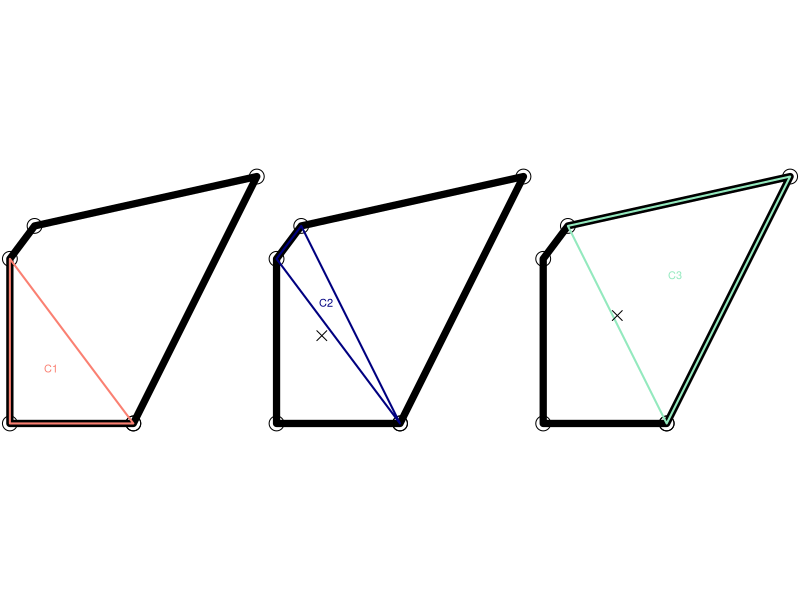
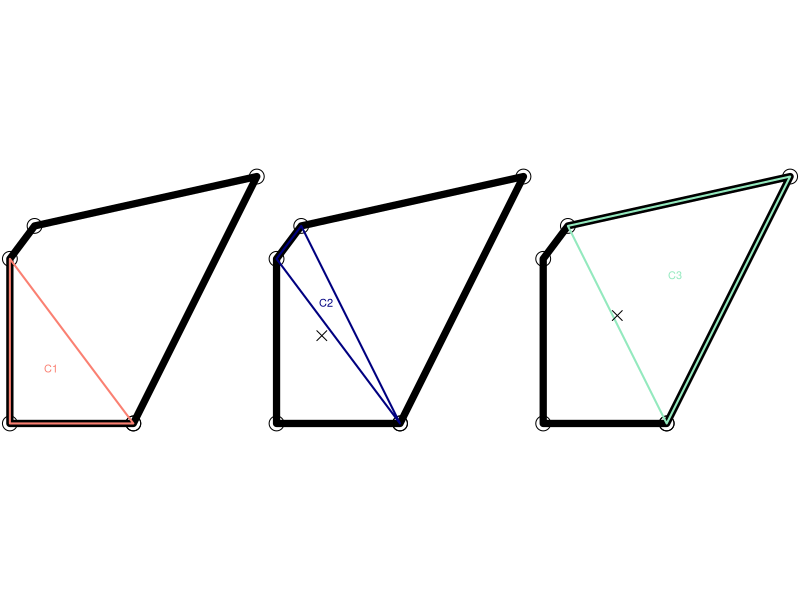

The R source for these figures, in order:
# Aim: create visualization showing steps in centroid algorithm
if (!exists("poly_mat")) {
  # source("code/chapters/10-algorithms.R")
  x_coords = c(10, 0, 0, 2, 20, 10)
  y_coords = c(0, 0, 10, 12, 15, 0)
  poly_mat = cbind(x_coords, y_coords)
  O = poly_mat[1, ] # create a point representing the origin
  
  t_area = function(x) {
    abs(
      x[1, 1] * (x[2, 2] - x[3, 2]) +
        x[2, 1] * (x[3, 2] - x[1, 2]) +
        x[3, 1] * (x[1, 2] - x[2, 2])
    ) / 2
  }
  
  t_centroid = function(x) {
    (x[1, ] + x[2, ] + x[3, ]) / 3
  }
  
  i = 2:(nrow(poly_mat) - 2)
  T_all = purrr::map(i, ~rbind(O, poly_mat[.:(. + 1), ], O))
  A = purrr::map_dbl(T_all, ~t_area(.))
  C_list = lapply(T_all, t_centroid)
  C = do.call(rbind, C_list)
}
# plot(poly_mat)
# lines(poly_mat)

# # manual solution:
# lines(T_all[[1]], col = "blue", lwd = 2)
# text(x = C[1, 1], y = C[1, 2], "C1", col = "blue")
# lines(T_all[[2]], col = "red", lwd = 2)
# text(x = C[2, 1], y = C[2, 2], "C2", col = "red")

# iterating solution:
par(mfrow = c(1, 3), mar = c(0, 0, 0, 0), pty = "s") # optional wide plot (alternative = animation)
i = 2
cols = c("#fa8072", "#000080", "#93e9be")
for(i in rep(1:length(T_all), 2)) {
  if (i == 1 | sum(par()$mfrow) > 2) {
    plot(poly_mat, xlab = "", ylab = "", axes = FALSE, cex = 3)
    lines(poly_mat, lwd = 7)
  }
  lines(T_all[[i]], col = cols[i], lwd = 2)
  # lines(do.call(rbind, T_all[1:i]), col = cols[1:i], lwd = 2)
  text(x = C[i, 1], y = C[i, 2], paste0("C", i), col = cols[i])
  if (i != 1) {
    points(x = mean(C[1:i, 1]), y = mean(C[1:i, 2]), pch = 4, cex = 2)
  }
  Sys.sleep(time = 0.5)
}
par(mfrow = c(1, 1))
